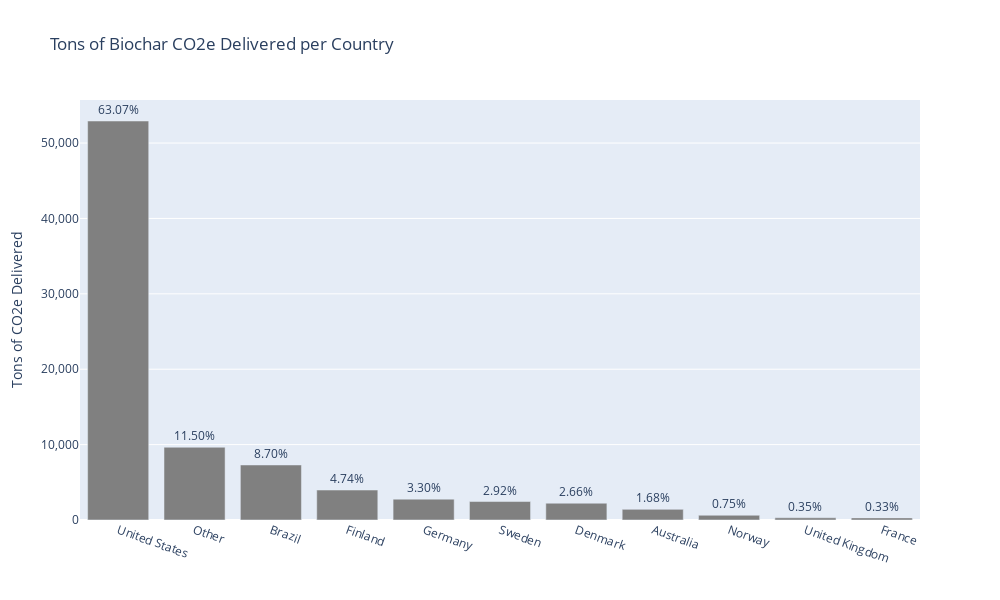

The notebook cell this image was saved under:
### Code cell
import plotly.graph_objects as go

# Calculate percentages
ogd['Percentage'] = (ogd['Tons Delivered'] / ogd['Tons Delivered'].sum()) * 100

# Create bar chart
fig = go.Figure(data=go.Bar(
    x=ogd['Supplier Origin'], 
    y=ogd['Tons Delivered'], 
    text=ogd['Percentage'].round(2).apply(lambda x: '{:,.2f}%'.format(x)),  # Add percentage annotations
    textposition='outside', 
    marker_color='grey'
))

# Set figure size, y-axis label, and y-axis tick format
fig.update_layout(
    autosize=False,
    width=1000,
    height=600,
    yaxis=dict(
        title_text="Tons of CO2e Delivered",
        tickformat=",",  # Add comma separators
    ),
    title="Tons of Biochar CO2e Delivered per Country"
)

# Rotate x-axis labels
fig.update_xaxes(tickangle=20)

fig.show()

### Figure 1 — Plotly figure (JSON) as saved in the notebook; plotly's stock layout.template omitted (floating-point values rounded to 4 significant figures)
{"data": [{"marker": {"color": "grey"}, "text": ["63.07%", "11.50%", "8.70%", "4.74%", "3.30%", "2.92%", "2.66%", "1.68%", "0.75%", "0.35%", "0.33%"], "textposition": "outside", "type": "bar", "x": ["United States", "Other", "Brazil", "Finland", "Germany", "Sweden", "Denmark", "Australia", "Norway", "United Kingdom", "France"], "y": [52930.0, 9651.0, 7300, 3976.0, 2768.0, 2451.0, 2228, 1410.0, 630.4, 293.7, 280.9]}], "layout": {"autosize": false, "height": 600, "title": {"text": "Tons of Biochar CO2e Delivered per Country"}, "width": 1000, "xaxis": {"tickangle": 20}, "yaxis": {"tickformat": ",", "title": {"text": "Tons of CO2e Delivered"}}}}
